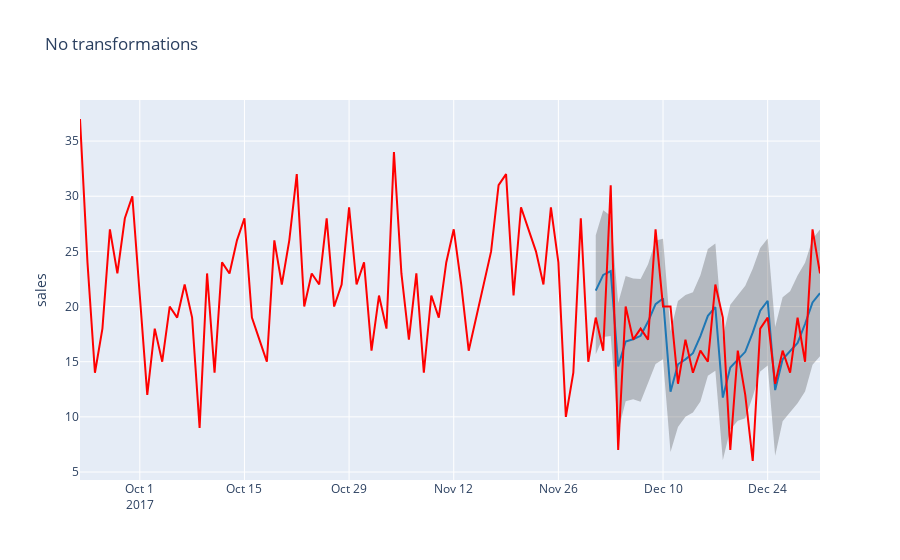
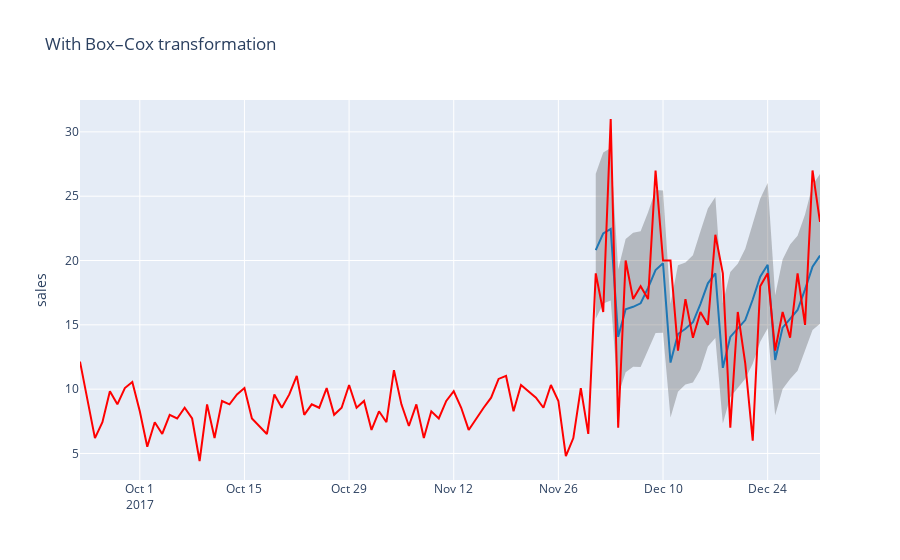

The notebook cell these images were saved under, in order:
### Code cell
show_forecast(cmp_df, prediction_size, 100, 'No transformations')
show_forecast(cmp_df2, prediction_size, 100, 'With Box–Cox transformation')
